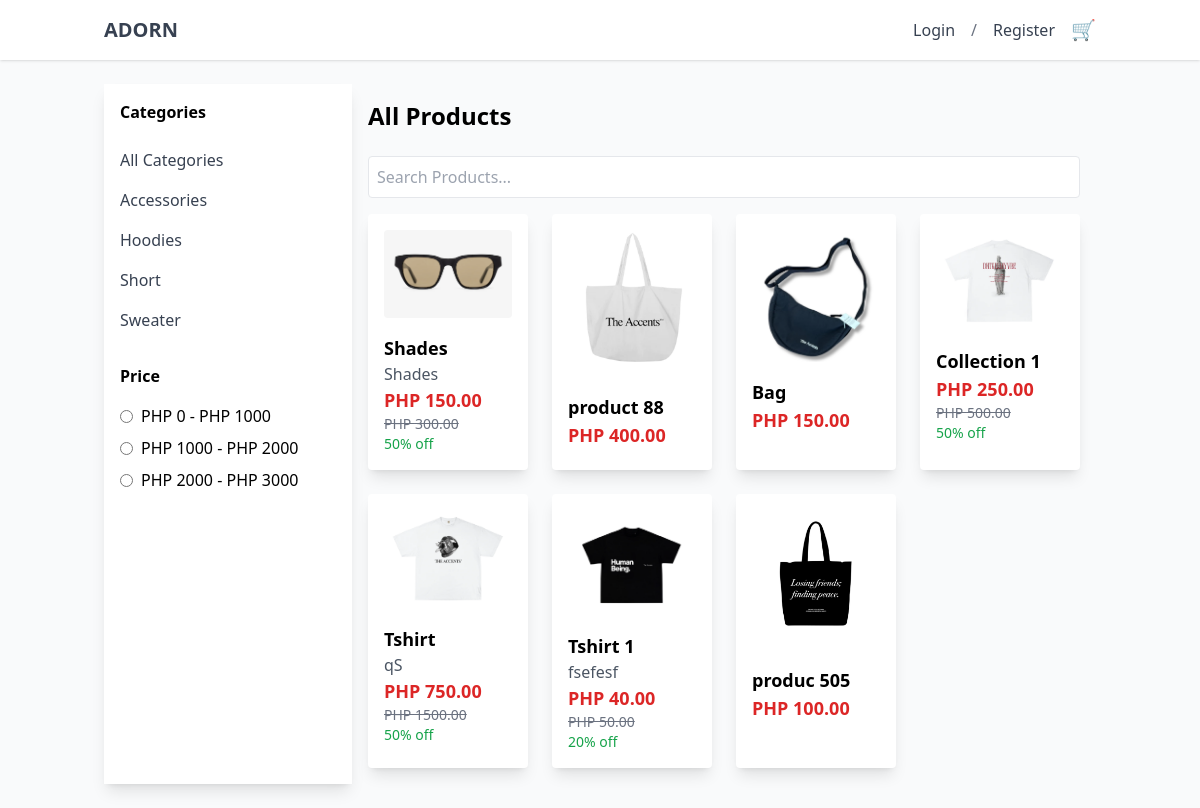
/, run on an earlier commit of the app's database.
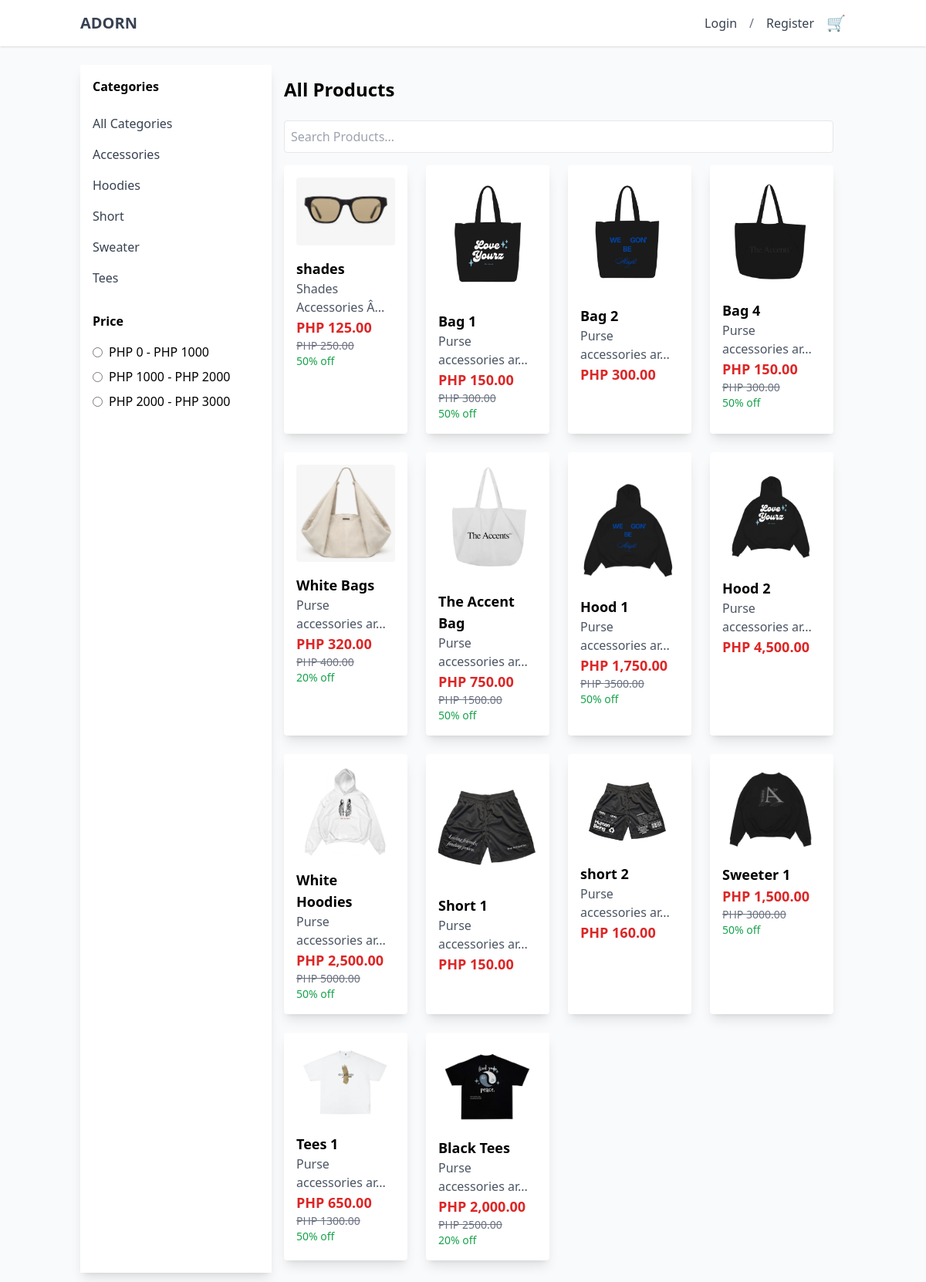
And on a later commit of the database.
### tables this page shows
CREATE TABLE `category` (
  `category_id` int(11) NOT NULL,
  `category_name` varchar(60) NOT NULL,
  `category_description` text NOT NULL,
  `status` int(11) NOT NULL DEFAULT 1 COMMENT '0=InActive 1=Active'
);

CREATE TABLE `product` (
  `prod_id` int(11) NOT NULL,
  `prod_code` varchar(60) NOT NULL,
  `prod_name` varchar(60) NOT NULL,
  `prod_currprice` decimal(10,2) NOT NULL,
  `prod_category_id` int(11) NOT NULL,
  `prod_critical` int(11) NOT NULL,
  `prod_description` text NOT NULL,
  `prod_promo_id` int(11) DEFAULT NULL,
  `prod_image` varchar(255) NOT NULL,
  `prod_added` datetime NOT NULL,
  `prod_status` int(11) NOT NULL DEFAULT 1 COMMENT '0=Not Active,\r\n1=Active,\r\n3=Archive',
  `product_stocks` int(11) NOT NULL
);

CREATE TABLE `promo` (
  `promo_id` int(11) NOT NULL,
  `promo_name` varchar(60) NOT NULL,
  `promo_description` text NOT NULL,
  `promo_rate` float NOT NULL,
  `promo_status` int(11) NOT NULL DEFAULT 1,
  `promo_expiration` date NOT NULL
);

### backend/db.php (called while the page is built, shortened)
<?php
class db_connect
{
    public $host = db_host;
    public $user = db_user;
    public $pass = db_pass;
    public $name = db_name;
    public function connect()
    {
        try {
            $this->conn = new mysqli($this->host, $this->user, $this->pass, $this->name);
        } catch (\Throwable $th) {
            header("Location:setup.php");
        }
    }
}

### backend/class.php (called while the page is built, shortened)
<?php
include ('db.php');
class global_class extends db_connect
{
    public function fetch_all_product() {
        $query = $this->conn->prepare("
            SELECT
                product.*,
                category.*,
                promo.*,
                CASE
                    WHEN promo.promo_expiration < NOW() THEN NULL
                    WHEN promo.promo_status = '0' THEN NULL
                    ELSE product.prod_promo_id
                END AS prod_promo_id
            FROM product
            LEFT JOIN category
                ON product.prod_category_id = category.category_id
            LEFT JOIN promo
                ON promo.promo_id = product.prod_promo_id
            where prod_status='1'
        ");
        if ($query->execute()) {
            $result = $query->get_result();
            return $result;
        }
    }
    public function fetch_all_categories(){
        $query = $this->conn->prepare("SELECT *
        FROM category where status='1'"
    );
        if ($query->execute()) {
            $result = $query->get_result();
            return $result;
        }
    }
}

### backend/end-points/product_list.php (the view, shortened to what this page needs)
<h1 class="text-2xl font-semibold mb-6">All Products</h1>
<input type="text" id="search" class="w-full p-2 mb-4 border rounded" placeholder="Search Products...">
<div class="grid grid-cols-2 md:grid-cols-3 lg:grid-cols-4 gap-6" id="product-grid">
    <?php
    $fetch_all_product = $db->fetch_all_product();
    foreach ($fetch_all_product as $product):
        if($product['prod_promo_id']){
            $promo_rate_percentage = $product['promo_rate'] * 100;
            $discount_amount = $product['prod_currprice'] * $product['promo_rate'];
            $discounted_price = $product['prod_currprice'] - $discount_amount;
        }else{
            $discounted_price=$product['prod_currprice'];
        }
    ?>
    <div class="bg-white p-4 rounded shadow-lg transition-transform transform hover:scale-105 hover:shadow-2xl product-card" data-category-id="<?=$product['prod_category_id']?>" data-price="<?=$product['prod_currprice']?>">
        <a href="login.php">
            <img src="upload/<?=$product['prod_image']?>" alt="Product Image" class="w-full rounded mb-4 transition-transform hover:scale-105">
            <h2 class="font-semibold text-lg transition-colors hover:text-blue-500 product-name"><?=$product['prod_name']?></h2>
            <p class="text-gray-600 transition-colors hover:text-gray-800"><?= substr($product['prod_description'], 0, 20) . (strlen($product['prod_description']) > 20 ? '...' : '') ?></p>
            <?php if ($product['prod_promo_id']): ?>
                <p class="text-lg font-bold text-red-600">PHP <?=number_format($discounted_price, 2);?></p>
                <p class="text-sm text-gray-500 line-through">PHP <?=$product['prod_currprice']?></p>
                <p class="text-sm text-green-600"><?=$promo_rate_percentage?>% off</p>
            <?php else: ?>
                <p class="text-lg font-bold text-red-600">PHP <?=number_format($product['prod_currprice'], 2);?></p>
            <?php endif; ?>
        </a>
    </div>
    <?php endforeach; ?>
</div>

### header.php (shortened to what this page needs)
<!DOCTYPE html>
<html lang="en">
<head>
  <script src="https://cdn.tailwindcss.com"></script>
  <link rel="stylesheet" href="https://cdnjs.cloudflare.com/ajax/libs/AlertifyJS/1.13.1/css/alertify.css" />
</head>
<body class="bg-gray-50">
 <header class="bg-white shadow">
  <div class="container mx-auto px-4 py-4 flex justify-between items-center">
    <div class="text-xl font-bold text-gray-800"><a href="index.php" class="text-gray-700 hover:text-blue-600 transition">ADORN</a></div>
    <div class="flex items-center space-x-4">
      <a href="login.php" class="text-gray-700 hover:text-blue-600 transition">Login</a>
      <span class="text-gray-500">/</span>
      <a href="signup.php" class="text-gray-700 hover:text-blue-600 transition">Register</a>
      <a href="login.php" class="text-gray-700 hover:text-blue-600 transition text-xl">🛒</a>
    </div>
  </div>
</header>

### index.php (shortened to what this page needs)
<?php
include "header.php";
include('backend/class.php');
$db = new global_class();
?>
<div class="container mx-auto px-4 py-6">
    <div class="flex">
        <aside
            id="sidebar"
            class="fixed top-0 left-0 w-64 h-full bg-white shadow-lg transform -translate-x-full lg:relative lg:translate-x-0 lg:w-1/4 lg:h-auto p-4 transition-transform duration-300 ease-in-out z-50"
        >
            <h2 class="font-semibold mb-4">Categories</h2>
            <ul id="category-list">
                <li>
                    <a href="#" class="block py-2 text-gray-700 hover:bg-gray-200 hover:text-gray-900 transition-colors duration-300 category-filter" data-category-id="all">
                        All Categories
                    </a>
                </li>
                <?php
                $categories = $db->fetch_all_categories();
                foreach ($categories as $category):
                    echo '
                        <li>
                            <a href="#" class="block py-2 text-gray-700 hover:bg-gray-200 hover:text-gray-900 transition-colors duration-300 category-filter" data-category-id="'.$category['category_id'].'">
                            '.ucfirst($category['category_name']).'
                            </a>
                        </li>';
                endforeach;
                ?>
            </ul>
            <h2 class="font-semibold mt-6 mb-4">Price</h2>
            <div class="space-y-2">
                <label class="flex items-center">
                    <input type="radio" name="price" class="mr-2 price-filter" data-price-range="0-1000">
                    PHP 0 - PHP 1000
                </label>
                <label class="flex items-center">
                    <input type="radio" name="price" class="mr-2 price-filter" data-price-range="1000-2000">
                    PHP 1000 - PHP 2000
                </label>
                <label class="flex items-center">
                    <input type="radio" name="price" class="mr-2 price-filter" data-price-range="2000-3000">
                    PHP 2000 - PHP 3000
                </label>
            </div>
        </aside>
        <main class="w-full lg:w-3/4 p-4 ml-auto">
            <?php include "backend/end-points/product_list.php";?>
        </main>
    </div>
</div>
<?php include "footer.php"; ?>

### footer.php (shortened to what this page needs)
</body>
</html>

What changed in the data, as far as the page shows it:
removed product: prod_image (picture), prod_name "Shades", prod_description "Shades", prod_currprice.promo_rate "150.00", prod_currprice "300.00", promo.promo_rate "50"
removed product: prod_image (picture), prod_name "product 88", prod_currprice "400.00"
removed product: prod_image (picture), prod_name "Bag", prod_currprice "150.00"
removed product: prod_image (picture), prod_name "Collection 1", prod_currprice.promo_rate "250.00", prod_currprice "500.00", promo.promo_rate "50"
removed product: prod_image (picture), prod_name "Tshirt", prod_description "qS", prod_currprice.promo_rate "750.00", prod_currprice "1500.00", promo.promo_rate "50"
removed product: prod_image (picture), prod_name "Tshirt 1", prod_description "fsefesf", prod_currprice.promo_rate "40.00", prod_currprice "50.00", promo.promo_rate "20"
removed product: prod_image (picture), prod_name "produc 505", prod_currprice "100.00"
added category: category_name "Tees"
added product: prod_image (picture), prod_name "shades", prod_description "Shades Accessories Â", prod_currprice.promo_rate "125.00", prod_currprice "250.00", promo.promo_rate "50"
added product: prod_image (picture), prod_name "Bag 1", prod_description "Purse accessories ar", prod_currprice.promo_rate "150.00", prod_currprice "300.00", promo.promo_rate "50"
added product: prod_image (picture), prod_name "Bag 2", prod_description "Purse accessories ar", prod_currprice "300.00"
added product: prod_image (picture), prod_name "Bag 4", prod_description "Purse accessories ar", prod_currprice.promo_rate "150.00", prod_currprice "300.00", promo.promo_rate "50"
added product: prod_image (picture), prod_name "White Bags", prod_description "Purse accessories ar", prod_currprice.promo_rate "320.00", prod_currprice "400.00", promo.promo_rate "20"
added product: prod_image (picture), prod_name "The Accent Bag", prod_description "Purse accessories ar", prod_currprice.promo_rate "750.00", prod_currprice "1500.00", promo.promo_rate "50"
added product: prod_image (picture), prod_name "Hood 1", prod_description "Purse accessories ar", prod_currprice.promo_rate "1,750.00", prod_currprice "3500.00", promo.promo_rate "50"
added product: prod_image (picture), prod_name "Hood 2", prod_description "Purse accessories ar", prod_currprice "4,500.00"
added product: prod_image (picture), prod_name "White Hoodies", prod_description "Purse accessories ar", prod_currprice.promo_rate "2,500.00", prod_currprice "5000.00", promo.promo_rate "50"
added product: prod_image (picture), prod_name "Short 1", prod_description "Purse accessories ar", prod_currprice "150.00"
added product: prod_image (picture), prod_name "short 2", prod_description "Purse accessories ar", prod_currprice "160.00"
added product: prod_image (picture), prod_name "Sweeter 1", prod_currprice.promo_rate "1,500.00", prod_currprice "3000.00", promo.promo_rate "50"
added product: prod_image (picture), prod_name "Tees 1", prod_description "Purse accessories ar", prod_currprice.promo_rate "650.00", prod_currprice "1300.00", promo.promo_rate "50"
added product: prod_image (picture), prod_name "Black Tees", prod_description "Purse accessories ar", prod_currprice.promo_rate "2,000.00", prod_currprice "2500.00", promo.promo_rate "20"
